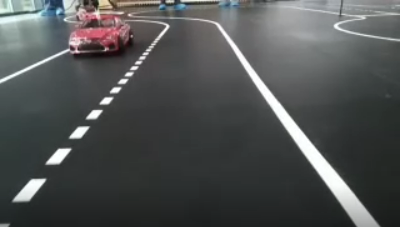
#> input picture example.png, 408 x 227 px
$ python -i LaneDetection.py   (imports and definitions only)
#> lines starting #> are read from the running program, lines starting #| are printed output that depends on the picture; after the words box and inside, x2 and y2 are one past the last pixel; in counts of white or black regions, pixels touching at a corner belong together; long printed decimals are rounded
#> further down, picture is the input picture: shape (227, 408, 3); mean B, G, R 85.3, 85.4, 83.1
import cv2
import numpy as np
import os
import math

# [5 lines of commented-out code are left out]


class LaneDetection:
    index = 0
    def __init__(self, img, roi = np.array([[
    (1, 200),
    (80, 1),
    (240, 1),
    (320, 200),
    ]], np.int32), width = 320, height = 240):

        # super().__init__(img)
#> called with roi = array of shape (1, 4, 2), width = 320, height = 240
        self.img = img
        self.roi = roi
#> self.roi = [[1, 200], [80, 1], [240, 1], [320, 200]]
        self.left_lane = 0
        self.right_lane = 0
        self.recommended_angel = 0  #Go ahead
        self.slope = 0
        self.width = width
        self.height = height
        self.step = 50      #for debugging


    def follow_lane(self):
        canny_image = self.canny()
        cropped_canny = self.region_of_interest(canny_image)

        lines = self.houghLines(cropped_canny)
        averaged_lines = self.average_slope_intercept(lines)
        line_image = self.display_lines(averaged_lines)
        combo_image = self.addWeighted(line_image)
        cv2.putText(combo_image,
                "{:.2f}".format(self.slope) + ' ' + str(self.recommended_angel / np.pi * 180),
                (50, 50),
                cv2.FONT_HERSHEY_SIMPLEX, 1,
                (0, 255, 255),
                2,
                cv2.LINE_4)
        cv2.imshow("result", combo_image)
        cv2.imshow("line", line_image)
        # Todo: based on the necessary function: call it here
        # decision_making = DecisionMaking(Perceptron (self))
        # decision_making.decide('lane_following', left, righ)
        # return self.addWeighted(line_image)
        angle = self.recommended_angel / math.pi * 180
        if abs(angle) > 20:
            return 'p.a' if angle < 0 else 'p.d'
        return 'p.r'

    # This should belongs to Support Utils
    # The input slope MUST FOLLOW THE STANDARD AXIS (multiply with -1 if it is image cooridnates)
    # The return value is radian
    @staticmethod
    def calculate_steering_angle(slope):
        # [4 lines of commented-out code are left out]
        return math.atan2(slope, 1)


    # Return slope and intercept
    def get_left_lane(self):
        return self.left_lane

    # Return slope and intercept
    def get_right_lane(self):
        return self.right_lane

    def addWeighted(self, line_image):
        return cv2.addWeighted(self.img, 0.8, line_image, 1, 1)

    def canny(self):
        gray = cv2.cvtColor(self.img, cv2.COLOR_BGR2GRAY)
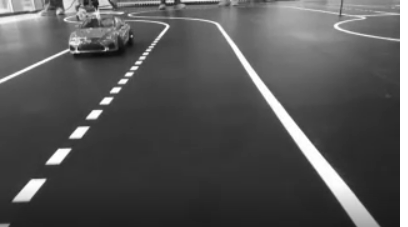
#> gray: shape (227, 408); min 9, max 255, mean 84.7
        kernel = 3  #change 5->3
        blur = cv2.GaussianBlur(gray,(kernel, kernel),0)
        canny = cv2.Canny(gray, 50, 150)
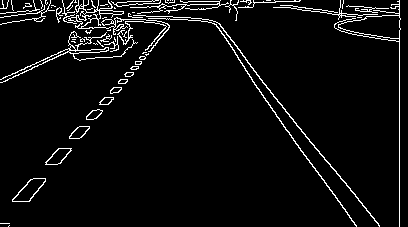
#> canny: shape (227, 408); 4.8% white in thin lines or dots
        return canny

    def region_of_interest(self, canny):
        height = canny.shape[0]
#> height = 227
        width = canny.shape[1]
#> width = 408
        mask = np.zeros_like(canny)
        triangle = self.roi
#> triangle = [[1, 200], [80, 1], [240, 1], [320, 200]]
        cv2.fillPoly(mask, triangle, 255)
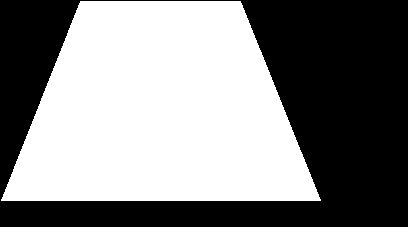
#> mask: shape (227, 408); 51.9% white; 1 black region, box (x1, y1, x2, y2) and area: (0, 0, 408, 227) 44516
        masked_image = cv2.bitwise_and(canny, mask)
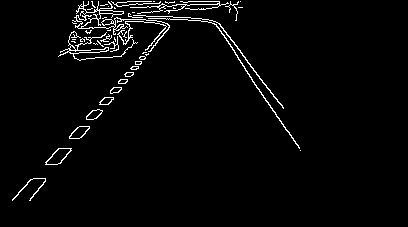
#> masked_image: shape (227, 408); 2.8% white in thin lines or dots, all inside (x1, y1, x2, y2) = (12, 1, 301, 201)
#> in follow_lane, `lines = self.houghLines(cropped_canny)`: lines = 21 rows, first 6: [111, 97, 160, 37], [135, 62, 159, 35], [214, 21, 277, 117], [110, 90, 132, 66], [96, 118, 168, 29], [12, 200, 31, 179]
        cv2.imshow("Mask", mask)
        cv2.imshow("Masked image", masked_image)
        return masked_image

    def houghLines(self, cropped_canny):
        return cv2.HoughLinesP(cropped_canny, 2, np.pi/180, 100,
            np.array([]), minLineLength=20, maxLineGap=5)

    def display_lines(self,lines):
        line_image = np.zeros_like(self.img)
        if lines is not None:
            for line in lines:
                for x1, y1, x2, y2 in line:
                    cv2.line(line_image,(x1,y1),(x2,y2),(0,0,255),10)
                    pass
        return line_image

    def make_points(self, line):
        slope, intercept = line
        y1 = int(self.img.shape[0])
        y2 = int(y1*3.0/5)
        x1 = int((y1 - intercept)/slope)
        x2 = int((y2 - intercept)/slope)
        return [[x1, y1, x2, y2]]


    def average_slope_intercept(self, lines):
        left_fit    = []
        right_fit   = []
        if lines is None:
            return None
        for line in lines:
            for x1, y1, x2, y2 in line:
                fit = np.polyfit((x1,x2), (y1,y2), 1)
                slope = fit[0]
                intercept = fit[1]
                if abs(slope) < 1e-3:
                    slope =1e-3
                if slope < 0:
                    left_fit.append((slope, intercept))
                else:
                    right_fit.append((slope, intercept))
#> this loop made 21 passes
#> line on passes 1 to 12: [[111, 97, 160, 37]], [[135, 62, 159, 35]], [[214, 21, 277, 117]], [[110, 90, 132, 66]], [[96, 118, 168, 29]], [[12, 200, 31, 179]], [[137, 13, 177, 10]], [[152, 42, 170, 19]], [[128, 15, 155, 16]], [[130, 7, 164, 6]], [[105, 19, 156, 20]], [[219, 23, 266, 87]]
#> after the loop, left_fit = [(-1.22, 232.9), (-1.13, 213.9), (-1.09, 210), (-1.24, 236.7), (-1.11, 213.3), (-0.075, 23.27), (-1.28, 236.2), (-0.0294, 10.82), (-1.25, 236.3), (-0.0444, 9.73), (-1.11, 216.4), (-1.11, 213.1), (-1.09, 211.6), (-0.174, 45.09), (-0.0192, 8.56)]; right_fit = [(1.52, -305.1), (0.037, 10.26), (0.0196, 16.94), (1.36, -275.2), (0.0435, 11.65), (0.001, 1)]

        # print("Left: ", left_fit, "Right: ", right_fit)

        if len(left_fit) == 0:
            # [4 lines of commented-out code are left out]
            left_fit_average = np.array([right_fit[0][0], 30])
        else:
            left_fit_average  = np.average(left_fit, axis=0)
#> left_fit_average = [-0.797, 154.5]

        if len(right_fit) == 0:
            # [4 lines of commented-out code are left out]
            right_fit_average = np.array([left_fit[0][0], -90])
        else:
            right_fit_average  = np.average(right_fit, axis=0)
#> right_fit_average = [0.498, -90.08]

        # print("Left: ", left_fit_average, "Right: " ,right_fit_average)

        # left_slope = left_fit_average[0]

        # cv2.imshow("Line")

        left_line  = self.make_points(left_fit_average)
#> in make_points, `slope, intercept = line`: slope = -0.797; intercept = 154.5
#> in make_points, `x1 = int((y1 - intercept)/slope)`: x1 = -90
#> in make_points, `x2 = int((y2 - intercept)/slope)`: x2 = 23
#> left_line = [[-90, 227, 23, 136]]
        right_line = self.make_points(right_fit_average)
#> right_line = [[636, 227, 454, 136]]
        averaged_lines = [left_line, right_line]
#> averaged_lines = [[[-90, 227, 23, 136]], [[636, 227, 454, 136]]]


        # [23 lines of commented-out code are left out]
        left_slope = left_fit_average[0]
#> left_slope = -0.797
        right_slope = right_fit_average[0]
#> right_slope = 0.498

        if left_slope == 0 or right_slope == 0: #vertical line
            left_slope = 1
            right_slope = -1
        average_slope = (1/left_slope + 1/right_slope) / 2
#> average_slope = 0.377


        self.slope = -average_slope
#> self.slope = -0.377
        self.recommended_angel = LaneDetection.calculate_steering_angle(self.slope)
#> self.recommended_angel = -0.361
        # print("Slope: ", self.slope, "Angle: ",self.recommended_angel / math.pi * 180)
        print("Slope: ", self.slope, "Angle: ",math.degrees(self.recommended_angel))
#| Slope:  -0.3771 Angle:  -20.662
        # print(left_slope, right_slope,self.recommended_angel / np.pi * 180)

        LaneDetection.index+=1
        if LaneDetection.index == self.step:
            LaneDetection.index = 0

        print("left: ", left_slope, "right: ", right_slope)
#| left:  -0.797 right:  0.4978

        return averaged_lines

>>> import cv2
>>> picture = cv2.imread('../example.png')
>>> result = LaneDetection(picture).follow_lane()
#> in follow_lane, `averaged_lines = self.average_slope_intercept(lines)`: averaged_lines = [[[-90, 227, 23, 136]], [[636, 227, 454, 136]]]
#> the loop in display_lines, `for line in lines:` made 2 passes
#> after the loop in display_lines, `for line in lines:`:
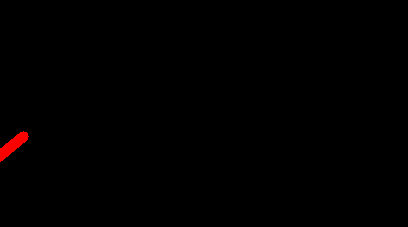
#> line_image: shape (227, 408, 3); mean of channels 0, 1, 2 0, 0, 1; drawn as B, G, R
#> in addWeighted, `return cv2.addWeighted(self.img, 0.8, line_image, 1, 1)`:
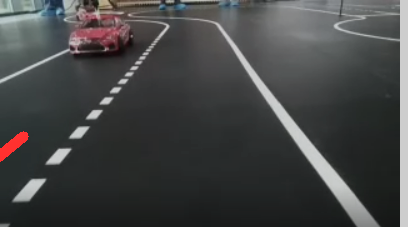
#> returned value: shape (227, 408, 3); mean of channels 0, 1, 2 69.3, 69.4, 68.3; drawn as B, G, R
#> in follow_lane, `cv2.putText(combo_image, "{:.2f}".format(self.slope) + ' ' + str(self...`:
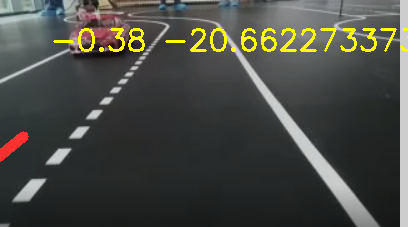
#> combo_image: shape (227, 408, 3); 2.48% of pixels changed, all inside (x1, y1, x2, y2) = (53, 28, 408, 52); drawn as B, G, R
#> in follow_lane, `angle = self.recommended_angel / math.pi * 180`: angle = -20.66
#> result = 'p.a'
